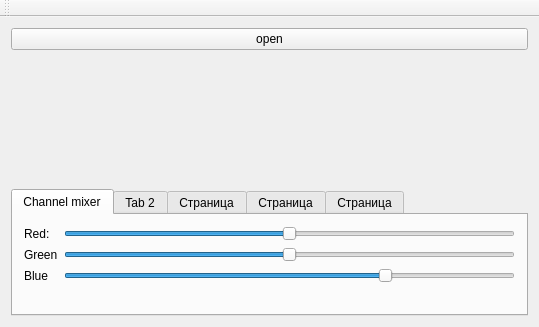
<?xml version="1.0" encoding="UTF-8"?>
<ui version="4.0">
 <class>MainWindow</class>
 <widget class="QMainWindow" name="MainWindow">
  <property name="geometry">
   <rect>
    <x>0</x>
    <y>0</y>
    <width>539</width>
    <height>327</height>
   </rect>
  </property>
  <property name="windowTitle">
   <string>MainWindow</string>
  </property>
  <widget class="QWidget" name="centralWidget">
   <layout class="QVBoxLayout" name="verticalLayout">
    <item>
     <widget class="QPushButton" name="pushButton">
      <property name="text">
       <string>open</string>
      </property>
     </widget>
    </item>
    <item>
     <widget class="QLabel" name="label_4">
      <property name="sizePolicy">
       <sizepolicy hsizetype="Minimum" vsizetype="Minimum">
        <horstretch>0</horstretch>
        <verstretch>0</verstretch>
       </sizepolicy>
      </property>
      <property name="text">
       <string/>
      </property>
     </widget>
    </item>
    <item>
     <widget class="QTabWidget" name="tabWidget">
      <property name="sizePolicy">
       <sizepolicy hsizetype="Expanding" vsizetype="Minimum">
        <horstretch>0</horstretch>
        <verstretch>0</verstretch>
       </sizepolicy>
      </property>
      <property name="currentIndex">
       <number>0</number>
      </property>
      <widget class="QWidget" name="tab">
       <attribute name="title">
        <string>Channel mixer</string>
       </attribute>
       <layout class="QFormLayout" name="formLayout">
        <item row="1" column="0">
         <widget class="QLabel" name="label">
          <property name="text">
           <string>Red:</string>
          </property>
         </widget>
        </item>
        <item row="2" column="0">
         <widget class="QLabel" name="label_2">
          <property name="text">
           <string>Green</string>
          </property>
         </widget>
        </item>
        <item row="3" column="0">
         <widget class="QLabel" name="label_3">
          <property name="text">
           <string>Blue</string>
          </property>
         </widget>
        </item>
        <item row="2" column="1">
         <widget class="QSlider" name="greenSlider">
          <property name="minimum">
           <number>-255</number>
          </property>
          <property name="maximum">
           <number>255</number>
          </property>
          <property name="orientation">
           <enum>Qt::Horizontal</enum>
          </property>
         </widget>
        </item>
        <item row="3" column="1">
         <widget class="QSlider" name="blueSlider">
          <property name="minimum">
           <number>-255</number>
          </property>
          <property name="value">
           <number>0</number>
          </property>
          <property name="orientation">
           <enum>Qt::Horizontal</enum>
          </property>
         </widget>
        </item>
        <item row="1" column="1">
         <widget class="QSlider" name="redSlider">
          <property name="minimum">
           <number>-255</number>
          </property>
          <property name="maximum">
           <number>255</number>
          </property>
          <property name="orientation">
           <enum>Qt::Horizontal</enum>
          </property>
         </widget>
        </item>
       </layout>
      </widget>
      <widget class="QWidget" name="tab_2">
       <attribute name="title">
        <string>Tab 2</string>
       </attribute>
      </widget>
      <widget class="QWidget" name="tab_3">
       <attribute name="title">
        <string>Страница</string>
       </attribute>
      </widget>
      <widget class="QWidget" name="tab_4">
       <attribute name="title">
        <string>Страница</string>
       </attribute>
      </widget>
      <widget class="QWidget" name="tab_5">
       <attribute name="title">
        <string>Страница</string>
       </attribute>
      </widget>
     </widget>
    </item>
   </layout>
  </widget>
  <widget class="QToolBar" name="mainToolBar">
   <attribute name="toolBarArea">
    <enum>TopToolBarArea</enum>
   </attribute>
   <attribute name="toolBarBreak">
    <bool>false</bool>
   </attribute>
  </widget>
 </widget>
 <layoutdefault spacing="6" margin="11"/>
 <resources/>
 <connections/>
</ui>
